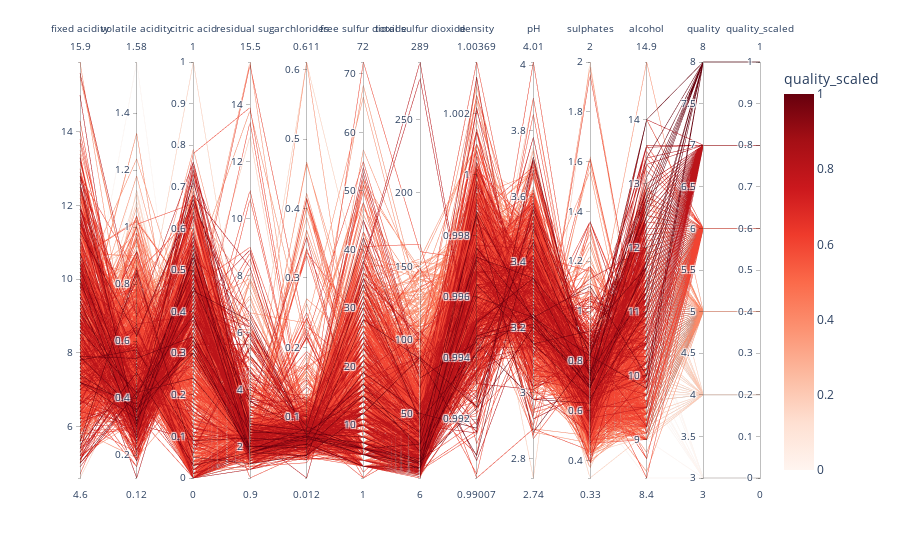

Notebook source saved alongside this figure:
### Code cell
import plotly.express as px
from sklearn.preprocessing import MinMaxScaler
scaler = MinMaxScaler()
df['quality_scaled'] = scaler.fit_transform(df[['quality']])
fig = px.parallel_coordinates(df, color='quality_scaled', color_continuous_scale=px.colors.sequential.Reds)
fig.show()

### Figure 1 — Plotly figure (JSON) as saved in the notebook; plotly's stock layout.template omitted (floating-point values rounded to 4 significant figures; data arrays with more than 128 entries replaced by an {"elided": "..."} marker saying what was removed)
{"data": [{"dimensions": [{"label": "fixed acidity", "values": {"elided": "1599 float values"}}, {"label": "volatile acidity", "values": {"elided": "1599 float values"}}, {"label": "citric acid", "values": {"elided": "1599 float values"}}, {"label": "residual sugar", "values": {"elided": "1599 float values"}}, {"label": "chlorides", "values": {"elided": "1599 float values"}}, {"label": "free sulfur dioxide", "values": {"elided": "1599 float values"}}, {"label": "total sulfur dioxide", "values": {"elided": "1599 float values"}}, {"label": "density", "values": {"elided": "1599 float values"}}, {"label": "pH", "values": {"elided": "1599 float values"}}, {"label": "sulphates", "values": {"elided": "1599 float values"}}, {"label": "alcohol", "values": {"elided": "1599 float values"}}, {"label": "quality", "values": {"elided": "1599 int values"}}, {"label": "quality_scaled", "values": {"elided": "1599 float values"}}], "domain": {"x": [0.0, 1.0], "y": [0.0, 1.0]}, "line": {"color": {"elided": "1599 float values"}, "coloraxis": "coloraxis"}, "name": "", "type": "parcoords"}], "layout": {"coloraxis": {"colorbar": {"title": {"text": "quality_scaled"}}, "colorscale": [[0.0, "rgb(255,245,240)"], [0.125, "rgb(254,224,210)"], [0.25, "rgb(252,187,161)"], [0.375, "rgb(252,146,114)"], [0.5, "rgb(251,106,74)"], [0.625, "rgb(239,59,44)"], [0.75, "rgb(203,24,29)"], [0.875, "rgb(165,15,21)"], [1.0, "rgb(103,0,13)"]]}, "legend": {"tracegroupgap": 0}, "margin": {"t": 60}}}
